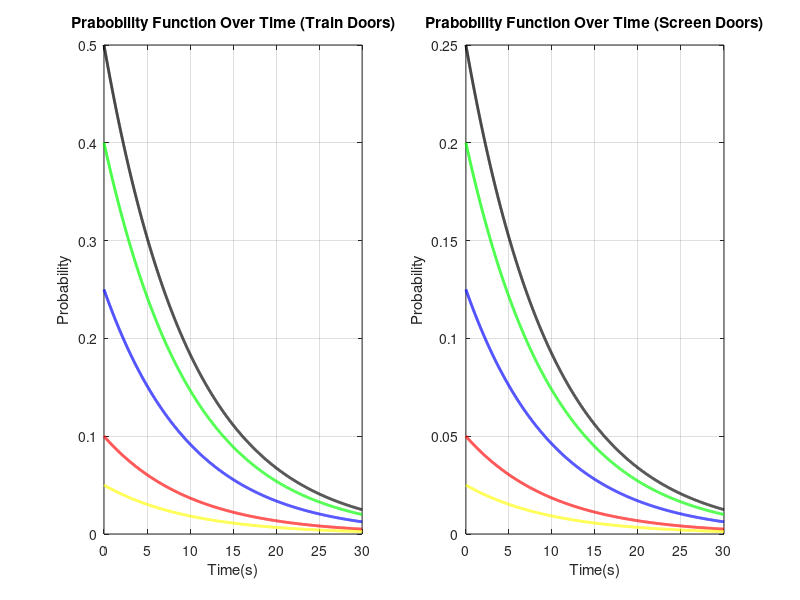

Source code (MATLAB):
x=[0:0.01:30];
subplot(1,2,1); 
y=0.5*exp( -x/10 );
y1=0.4*exp( -x/10 );
y2=0.25*exp( -x/10 );
y3=0.1*exp( -x/10 );
y4=0.05*exp( -x/10 );
plot(x,y,'k','LineWidth',2);hold on;
plot(x,y1,'g','LineWidth',2);hold on;
plot(x,y2,'b','LineWidth',2);hold on;
plot(x,y3,'r','LineWidth',2);hold on;
plot(x,y4,'y','LineWidth',2);
grid on;
xlabel('Time(s)')
ylabel('Probability')
title('Prabobility Function Over Time (Train Doors)')
subplot(1,2,2); 
y=0.5*0.5*exp( -x/10 );
y1=0.5*0.4*exp( -x/10 );
y2=0.5*0.25*exp( -x/10 );
y3=0.5*0.1*exp( -x/10 );
y4=0.5*0.05*exp( -x/10 );
plot(x,y,'k','LineWidth',2);hold on;
plot(x,y1,'g','LineWidth',2);hold on;
plot(x,y2,'b','LineWidth',2);hold on;
plot(x,y3,'r','LineWidth',2);hold on;
plot(x,y4,'y','LineWidth',2);
grid on;
xlabel('Time(s)')
ylabel('Probability')
title('Prabobility Function Over Time (Screen Doors)')